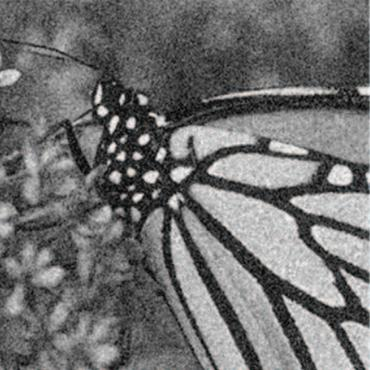
#> input picture datasets/images/noisy_butterfly.jpg, 370 x 370 px, found by its file name
$ python bilateral_filtering.py
#> lines starting #> are read from the running program, lines starting #| are printed output that depends on the picture
import cv2
import numpy as np
from matplotlib import pyplot as plt

def bilateral_filtering(image):
    # Apply Bilateral Filtering
    bilateral_filtered = cv2.bilateralFilter(image, d=9, sigmaColor=75, sigmaSpace=75)
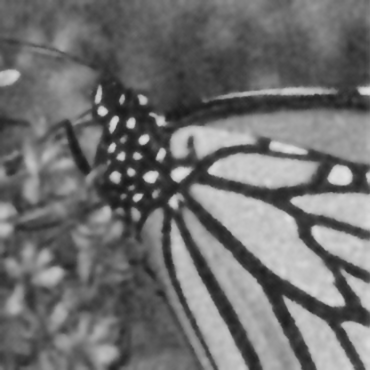
#> bilateral_filtered: shape (370, 370); min 24, max 225, mean 111

    # Display the result
    plt.subplot(1, 2, 1), plt.imshow(image, cmap='gray'), plt.title('Original')
    plt.subplot(1, 2, 2), plt.imshow(bilateral_filtered, cmap='gray'), plt.title('Bilateral Filter')
    plt.show()
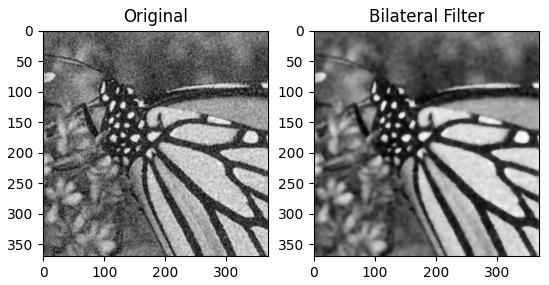
#> figure drawn by matplotlib, 2 panels

if __name__ == "__main__":
    # Load an image
    image = cv2.imread("images/noisy_butterfly.jpg", cv2.IMREAD_GRAYSCALE)  # Use IMREAD_COLOR for color images
    bilateral_filtering(image)
